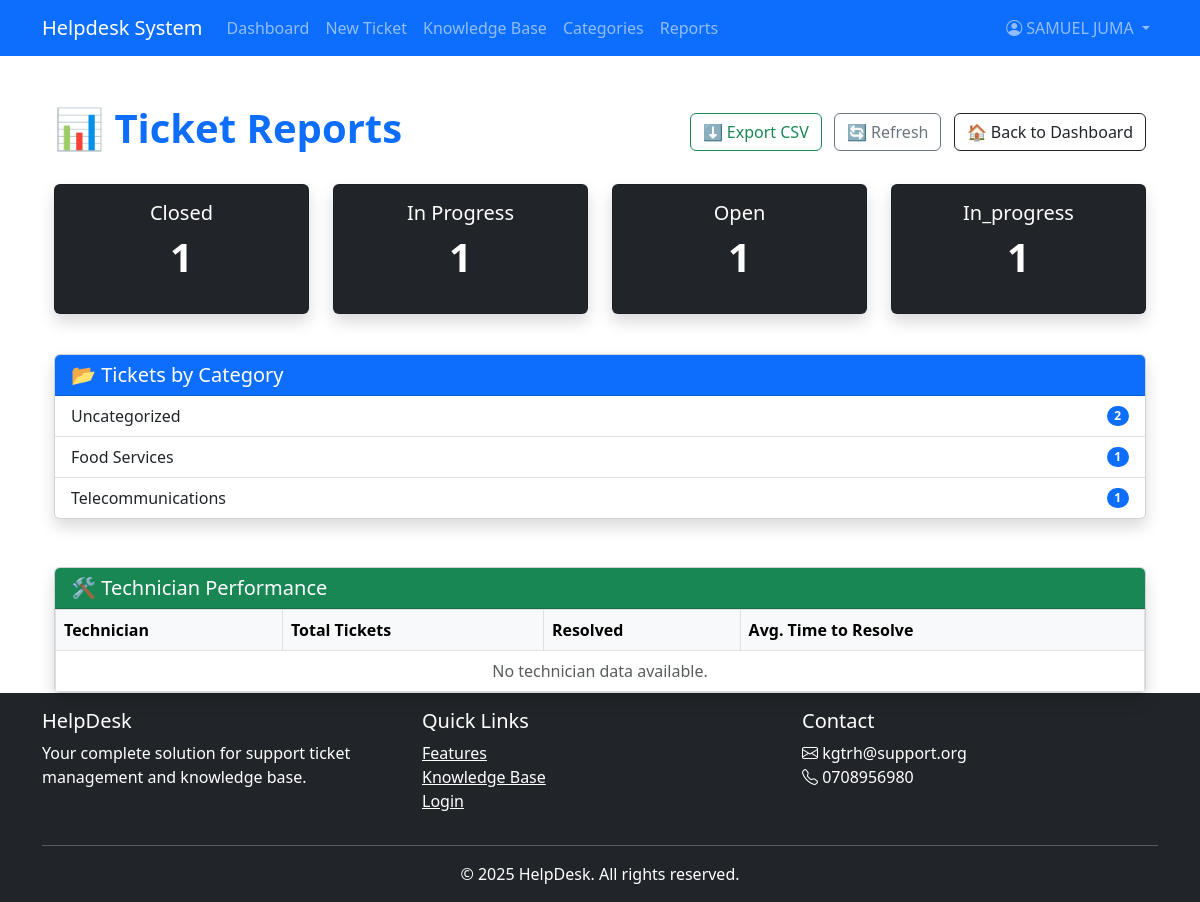
The app's page /helpdesk/reports/ (signed in) with its own data.
### users/models.py (models this page shows, shortened)
class User(AbstractUser):
    ROLE_CHOICES = (
        ('Admin', 'Admin'),
        ('Technician', 'Technician'),
        ('Employee', 'Employee'),
    )
    USER_TYPE_CHOICES = (
        ('ADMIN', 'Admin'),
        ('TECH', 'Technician'),
        ('EMP', 'Employee'),
    )
    role = models.CharField(max_length=20, choices=ROLE_CHOICES, default='Employee')
    user_type = models.CharField(max_length=10, choices=USER_TYPE_CHOICES, default='EMP')
    department = models.CharField(max_length=100, blank=True)
    phone = models.CharField(max_length=20, blank=True)
    profile_picture = models.ImageField(upload_to='profile_pics/', blank=True, null=True)
    @property
    def is_admin(self):
        return self.user_type == 'ADMIN'

### tickets/models.py (models this page shows, shortened)
class Ticket(models.Model):
    STATUS_CHOICES = [
        ('open', 'Open'),
        ('in_progress', 'In Progress'),
        ('resolved', 'Resolved'),
        ('closed', 'Closed'),
    ]
    PRIORITY_CHOICES = [
        ('low', 'Low'),
        ('medium', 'Medium'),
        ('high', 'High'),
        ('critical', 'Critical'),
    ]
    ticket_id = models.UUIDField(default=uuid.uuid4, editable=False, unique=True)
    reference_number = models.CharField(
        max_length=50,
        unique=True,
        editable=False,
        blank=True,
        null=True
    )
    title = models.CharField(max_length=255)
    description = models.TextField(help_text="Provide a detailed description of the issue.")
    category = models.ForeignKey('tickets.Category', on_delete=models.SET_NULL, null=True, blank=True, related_name='tickets')
    department = models.ForeignKey('Department', on_delete=models.SET_NULL, null=True, blank=True)
    priority = models.CharField(max_length=10, choices=PRIORITY_CHOICES, default='medium')
    status = models.CharField(max_length=20, choices=STATUS_CHOICES, default='open')
    attachment = models.FileField(upload_to='ticket_attachments/', null=True, blank=True)
    is_urgent = models.BooleanField(default=False, help_text="Mark if this ticket needs urgent attention")
    created_by = models.ForeignKey(
        settings.AUTH_USER_MODEL, on_delete=models.CASCADE, related_name='tickets_created'
    )
    assigned_to = models.ForeignKey(
        settings.AUTH_USER_MODEL, on_delete=models.SET_NULL, null=True, blank=True, related_name='tickets_assigned'
    )
    created_at = models.DateTimeField(auto_now_add=True)
    updated_at = models.DateTimeField(auto_now=True)
    resolved_at = models.DateTimeField(null=True, blank=True)
    closed_at = models.DateTimeField(null=True, blank=True)
    is_active = models.BooleanField(default=True)
    class Meta:
        ordering = ['-created_at']

### helpdes/views.py (the view)
# urls.py: path('reports/', views.reports, name='reports'),
@login_required
def reports(request):
    if not (request.user.is_superuser or (hasattr(request.user, 'is_admin') and request.user.is_admin)):
        messages.error(request, 'You do not have permission to view reports.')
        return redirect('helpdesk:dashboard')
    tickets_by_status = (
        Ticket.objects.values('status')
        .annotate(count=Count('id'))
        .order_by('status')
    )
    tickets_by_category = (
        Ticket.objects.values('category__name')
        .annotate(count=Count('id'))
        .order_by('category__name')
    )
    tickets_by_technician = (
        Ticket.objects.filter(assigned_to__isnull=False)
        .values('assigned_to__username')
        .annotate(
            total=Count('id'),
            resolved=Count('id', filter=Q(status='RESOLVED') | Q(status='CLOSED')),
            avg_time=Avg(
                Case(
                    When(
                        Q(status='RESOLVED') | Q(status='CLOSED'),
                        then=F('resolved_at') - F('created_at')
                    ),
                    output_field=DurationField()
                )
            )
        )
        .order_by('-resolved')
    )
    context = {
        'tickets_by_status': tickets_by_status,
        'tickets_by_category': tickets_by_category,
        'tickets_by_technician': tickets_by_technician,
    }
    return render(request, 'helpdesk/reports.html', context)

### templates/helpdesk/reports.html
{% extends 'base.html' %}
{% load duration_filters %}
{% block content %}
<div class="container mt-5">
  <div class="d-flex justify-content-between align-items-center mb-4">
    <h1 class="text-primary fw-bold">📊 Ticket Reports</h1>
    <div>
      <a href="{% url 'export_reports_csv' %}" class="btn btn-outline-success me-2">⬇ Export CSV</a>
      <a href="{% url 'helpdes:reports' %}" class="btn btn-outline-secondary me-2">🔄 Refresh</a>
      <a href="{% url 'dashboard' %}" class="btn btn-outline-dark">🏠 Back to Dashboard</a>
    </div>
  </div>
  <div class="row mb-4">
    {% for item in tickets_by_status %}
    <div class="col-md-3 mb-3">
      <div class="card text-white shadow
        {% if item.status == 'OPEN' %}bg-warning
        {% elif item.status == 'IN_PROGRESS' %}bg-info
        {% elif item.status == 'RESOLVED' %}bg-success
        {% elif item.status == 'CLOSED' %}bg-secondary
        {% else %}bg-dark{% endif %}">
        <div class="card-body text-center">
          <h5 class="card-title">{{ item.status|capfirst }}</h5>
          <p class="display-6 fw-bold">{{ item.count }}</p>
        </div>
      </div>
    </div>
    {% endfor %}
  </div>
  <div class="card mb-5 shadow">
    <div class="card-header bg-primary text-white">
      <h5 class="mb-0">📂 Tickets by Category</h5>
    </div>
    <ul class="list-group list-group-flush">
      {% for item in tickets_by_category %}
      <li class="list-group-item d-flex justify-content-between align-items-center">
        <span>{{ item.category__name|default:"Uncategorized" }}</span>
        <span class="badge bg-primary rounded-pill">{{ item.count }}</span>
      </li>
      {% endfor %}
    </ul>
  </div>
  <div class="card shadow">
    <div class="card-header bg-success text-white">
      <h5 class="mb-0">🛠️ Technician Performance</h5>
    </div>
    <div class="table-responsive">
      <table class="table table-bordered table-hover mb-0">
        <thead class="table-light">
          <tr>
            <th>Technician</th>
            <th>Total Tickets</th>
            <th>Resolved</th>
            <th>Avg. Time to Resolve</th>
          </tr>
        </thead>
        <tbody>
          {% for item in tickets_by_technician %}
          <tr>
            <td>{{ item.assigned_to__username|default:"N/A" }}</td>
            <td>{{ item.total }}</td>
            <td>{{ item.resolved }}</td>
            <td>
              {% if item.avg_time %}
                {{ item.avg_time|format_timedelta }}
              {% else %}
                <span class="text-muted">N/A</span>
              {% endif %}
            </td>
          </tr>
          {% empty %}
          <tr>
            <td colspan="4" class="text-center text-muted">No technician data available.</td>
          </tr>
          {% endfor %}
        </tbody>
      </table>
    </div>
  </div>
</div>
{% endblock %}

### templates/base.html (shortened to what this page needs)
{% load static %}
<!DOCTYPE html>
<html lang="en">
<head>
    <link href="https://cdn.jsdelivr.net/npm/bootstrap@5.3.0/dist/css/bootstrap.min.css" rel="stylesheet" />
    <link rel="stylesheet" href="https://cdn.jsdelivr.net/npm/bootstrap-icons@1.10.0/font/bootstrap-icons.css" />
    <link rel="stylesheet" href="{% static 'css/styles.css' %}" />
</head>
<body>
    <div class="content-wrapper">
        <nav class="navbar navbar-expand-lg navbar-dark bg-primary">
            <div class="container">
                <a class="navbar-brand" href="{% url 'tickets:dashboard' %}">Helpdesk System</a>
                <div class="collapse navbar-collapse" id="navbarNav">
                    <ul class="navbar-nav me-auto">
                        <li class="nav-item">
                            <a class="nav-link" href="{% url 'tickets:dashboard' %}">Dashboard</a>
                        </li>
                        {% if user.is_authenticated %}
                            <li class="nav-item">
                                <a class="nav-link" href="{% url 'tickets:create_ticket' %}">New Ticket</a>
                            </li>
                            <li class="nav-item">
                                <a class="nav-link" href="{% url 'knowledgebase:article_list' %}">Knowledge Base</a>
                            </li>
                            {% if user.is_admin %}
                                <li class="nav-item">
                                    <a class="nav-link" href="{% url 'helpdes:manage_categories' %}">Categories</a>
                                </li>
                                <li class="nav-item">
                                    <a class="nav-link" href="{% url 'helpdes:reports' %}">Reports</a>
                                </li>
                            {% endif %}
                        {% endif %}
                    </ul>
                    <ul class="navbar-nav">
                        {% if user.is_authenticated %}
                            <li class="nav-item dropdown profile-dropdown">
                                <a class="nav-link dropdown-toggle" href="#" id="navbarDropdown" role="button" data-bs-toggle="dropdown">
                                    <i class="bi bi-person-circle"></i> {{ user.get_full_name|default:user.username }}
                                </a>
                            </li>
                        {% endif %}
                    </ul>
                </div>
            </div>
        </nav>
        <div class="container mt-4">
            {% block content %}{% endblock %}
        </div>
    </div>
    <footer class="footer py-3 bg-dark text-white">
        <div class="container">
            <div class="row">
                <div class="col-md-4">
                    <h5>HelpDesk</h5>
                    <p>Your complete solution for support ticket management and knowledge base.</p>
                </div>
                <div class="col-md-4">
                    <h5>Quick Links</h5>
                    <ul class="list-unstyled">
                        <li><a href="#features" class="text-white">Features</a></li>
                        <li><a href="{% url 'knowledgebase:article_list' %}" class="text-white">Knowledge Base</a></li>
                        <li><a href="{% url 'users:login' %}" class="text-white">Login</a></li>
                    </ul>
                </div>
                <div class="col-md-4">
                    <h5>Contact</h5>
                    <address>
                        <i class="bi bi-envelope"></i> kgtrh@support.org<br>
                        <i class="bi bi-telephone"></i> 0708956980
                    </address>
                </div>
            </div>
            <hr class="my-3">
            <div class="text-center">
                <p class="mb-0">&copy; {% now "Y" %} HelpDesk. All rights reserved.</p>
            </div>
        </div>
    </footer>
</body>
</html>

### templates/base.html (style rules this page uses)
html, body { height: 100%; }
body { display: flex; flex-direction: column; }
.content-wrapper { flex: 1 0 auto; }
.footer { flex-shrink: 0; }

### records on screen
User: get_full_name "SAMUEL JUMA"
Ticket: status "Closed", count "1"
Ticket: status "In Progress", count "1"
Ticket: status "Open", count "1"
Ticket: status "In_progress", count "1"

### other values on screen
{{ item.category__name|default:"Uncategorized" }} "Uncategorized" "Food Services" "Telecommunications"
{{ item.count }} "2" "1" "1"
